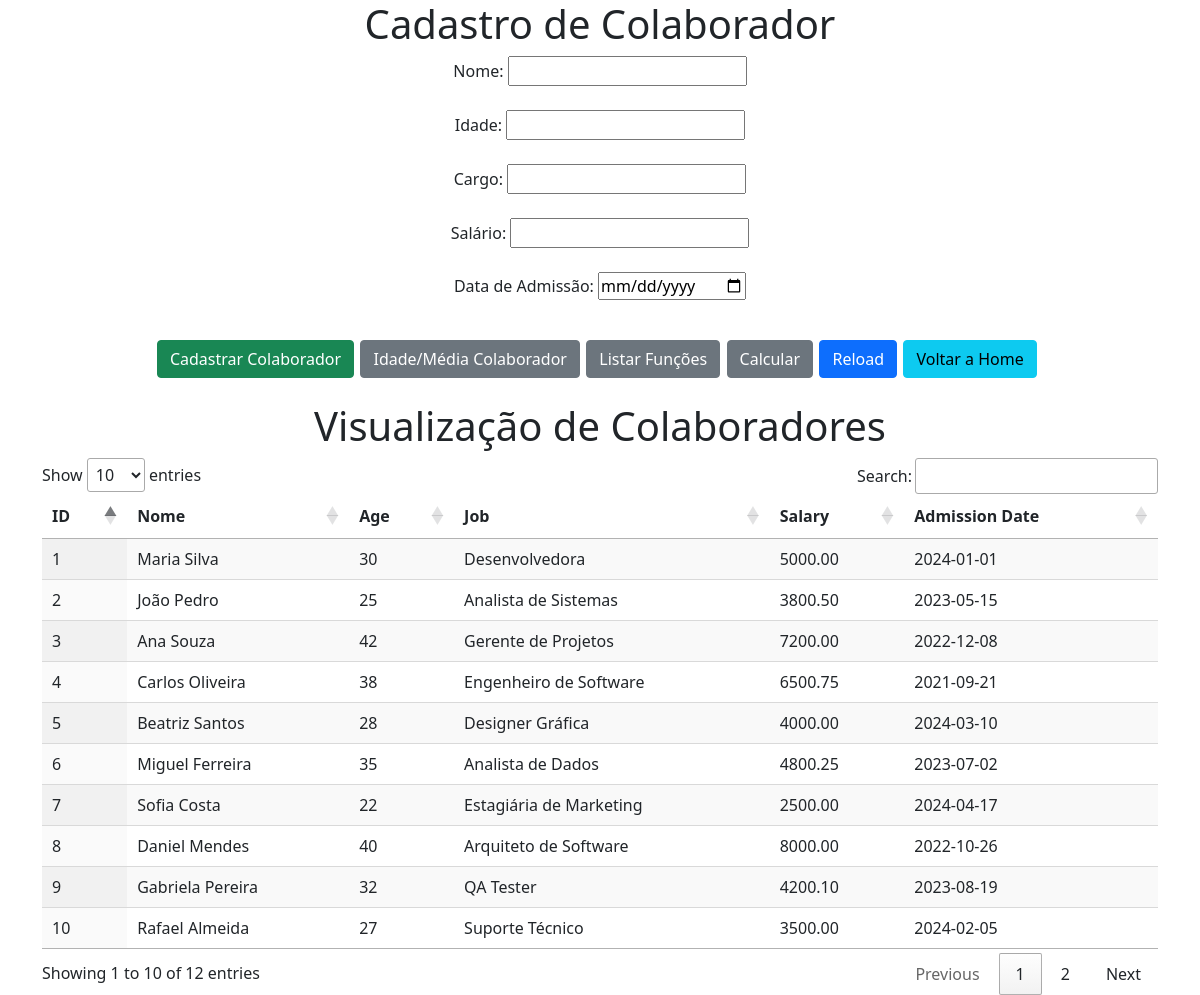
The page /controllers/employee.php on the database its author committed.
### tables this page shows
CREATE TABLE `employees` (
  `id` int(11) NOT NULL,
  `name` varchar(255) NOT NULL,
  `age` int(11) NOT NULL,
  `job` varchar(255) NOT NULL,
  `salary` decimal(10,2) NOT NULL,
  `admission_date` date NOT NULL
);

### functions/functions.php (called while the page is built, shortened)
<?php
require_once '../bdd.php';
function searchEmployeeData()
{
  global $db;
  try {
    if ($db !== null) {
      $sql = 'SELECT id, name as nome, age, job, salary, admission_date FROM employees';
      $stmt = $db->query($sql);
      $employees = $stmt->fetchAll(PDO::FETCH_ASSOC);
      return $employees;
    } else {
      throw new Exception("Conexão com o banco de dados não está estabelecida.");
    }
  } catch (PDOException $e) {
    echo "Erro ao buscar funcionários: " . $e->getMessage();
    return false;
  }
}

### controllers/employee.php (the view, shortened to what this page needs)
<?php
require_once '../functions/functions.php';
$funcionarios = searchEmployeeData();
?>
<!DOCTYPE html>
<html lang="pt-br">
<head>
  <link rel="stylesheet" href="../assets/css/style.css">
  <link rel="stylesheet" href="https://cdn.jsdelivr.net/npm/bootstrap@5.1.3/dist/css/bootstrap.min.css">
  <link href="https://cdn.datatables.net/1.11.5/css/jquery.dataTables.min.css" rel="stylesheet">
</head>
<body>
<section class="text-center">
    <h1>Cadastro de Colaborador</h1>
    <form method="post">
        <label for="nome">Nome:</label>
        <input type="text" id="nome" name="nome" required><br><br>
        <label for="idade">Idade:</label>
        <input type="number" id="idade" name="idade" required><br><br>
        <label for="cargo">Cargo:</label>
        <input type="text" id="cargo" name="cargo" required><br><br>
        <label for="salario">Salário:</label>
        <input type="number" id="salario" name="salario" required><br><br>
        <label for="data_admissao">Data de Admissão:</label>
        <input type="date" id="data_admissao" name="data_admissao" required><br><br>
        <div class="btn-group" role="group" aria-label="Botões de Ação">
    <div class="mt-3 mb-3" style="margin-right: 0.4rem;">
        <input type="submit" class="btn btn-success" value="Cadastrar Colaborador">
    </div>
    <div class="mt-3 mb-3" style="margin-right: 0.4rem;">
        <button type="button" id="averageAgeButton" class="btn btn-secondary">Idade/Média Colaborador</button>
    </div>
    <div class="mt-3 mb-3" style="margin-right: 0.4rem;">
        <button type="button" id="listEmployeeJob" class="btn btn-secondary">Listar Funções</button>
    </div>
    <section>
    <div class="mt-3 mb-3" role="group" aria-label="Botões de Ação" style="margin-right: 0.4rem;">
        <button type="button" id="calculateButton" class="btn btn-secondary">Calcular</button>
    </div>
</section>
    <div class="mt-3 mb-3" style="margin-right: 0.4rem;">
        <button type="button" id="reloadButton" class="btn btn-primary">Reload</button>
    </div>
    <div class="mt-3 mb-3" style="margin-right: 0.4rem;">
        <a href="../index.php" class="btn btn-info">Voltar a Home</a>
    </div>
</div>
    </form>
</section>
<section class="Datatbl">
  <div class="container">
    <h1 class="text-center">Visualização de Colaboradores</h1>
    <table id="tabelaFuncionarios" class="display">
      <thead>
        <tr>
          <th>ID</th>
          <th>Nome</th>
          <th>Age</th>
          <th>Job</th>
          <th>Salary</th>
          <th>Admission Date</th>
        </tr>
      </thead>
      <tbody>
        <?php foreach ($funcionarios as $funcionario) : ?>
          <tr>
            <td><?php echo $funcionario['id']; ?></td>
            <td><?php echo isset($funcionario['nome']) ? $funcionario['nome'] : ''; ?></td>
            <td><?php echo isset($funcionario['age']) ? $funcionario['age'] : ''; ?></td>
            <td><?php echo isset($funcionario['job']) ? $funcionario['job'] : ''; ?></td>
            <td><?php echo isset($funcionario['salary']) ? $funcionario['salary'] : ''; ?></td>
            <td><?php echo isset($funcionario['admission_date']) ? $funcionario['admission_date'] : ''; ?></td>
          </tr>
        <?php endforeach; ?>
      </tbody>
    </table>
  </div>
</section>
</body>
</html>

### assets/css/style.css (style rules this page uses)
.container { background-color: #fff; }

### rows shown on the page
employees: id "1", name "Maria Silva", age "30", job "Desenvolvedora", salary "5000.00", admission_date "2024-01-01"
employees: id "2", name "João Pedro", age "25", job "Analista de Sistemas", salary "3800.50", admission_date "2023-05-15"
employees: id "3", name "Ana Souza", age "42", job "Gerente de Projetos", salary "7200.00", admission_date "2022-12-08"
employees: id "4", name "Carlos Oliveira", age "38", job "Engenheiro de Software", salary "6500.75", admission_date "2021-09-21"
employees: id "5", name "Beatriz Santos", age "28", job "Designer Gráfica", salary "4000.00", admission_date "2024-03-10"
employees: id "6", name "Miguel Ferreira", age "35", job "Analista de Dados", salary "4800.25", admission_date "2023-07-02"
employees: id "7", name "Sofia Costa", age "22", job "Estagiária de Marketing", salary "2500.00", admission_date "2024-04-17"
employees: id "8", name "Daniel Mendes", age "40", job "Arquiteto de Software", salary "8000.00", admission_date "2022-10-26"
employees: id "9", name "Gabriela Pereira", age "32", job "QA Tester", salary "4200.10", admission_date "2023-08-19"
employees: id "10", name "Rafael Almeida", age "27", job "Suporte Técnico", salary "3500.00", admission_date "2024-02-05"
